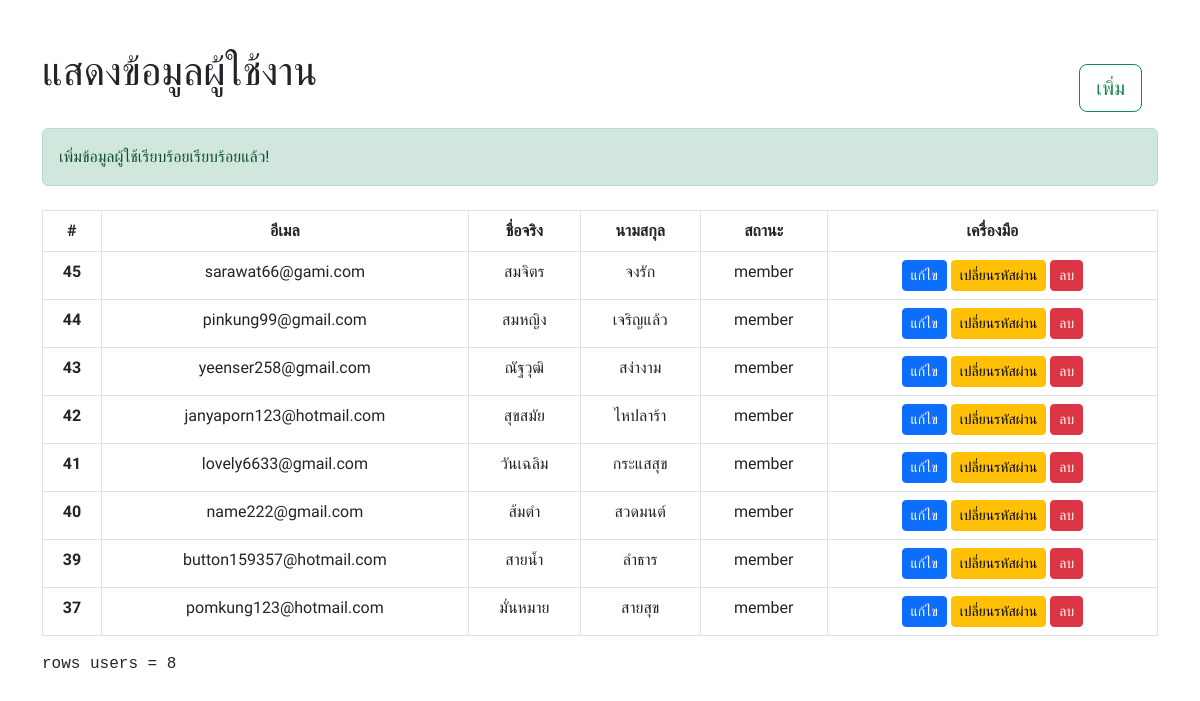
The page /index.php (signed in) on the database its author committed.
### tables this page shows
CREATE TABLE `users` (
  `id` int(11) NOT NULL COMMENT 'ไอเีผู้ใช้',
  `email` varchar(255) NOT NULL COMMENT 'อีเมล',
  `password` varchar(255) NOT NULL COMMENT 'รหัสผ่าน',
  `fname` varchar(255) NOT NULL COMMENT 'ชื่อจริง',
  `lname` varchar(255) NOT NULL COMMENT 'นามสกุล',
  `role` varchar(255) NOT NULL COMMENT 'สถานะ'
);

### index.php (the view, shortened to what this page needs)
<?php
require_once 'laout.php';
require_once 'conn.php';
$sql = 'SELECT * FROM users';
$stmt = $conn->prepare($sql);
$stmt->execute();
$row = $stmt->fetchAll(PDO::FETCH_ASSOC);
$count = $stmt->rowCount();
$row2 = array_reverse($row);
?>
<div class="container my-5">
    <div class="d-flex justify-content-between">
        <h1>แสดงข้อมูลผู้ใช้งาน</h1>
        <a href="form_add_user.php"><button type="button" class="btn btn-outline-success btn-lg my-3 mx-3">เพิ่ม</button></a>
    </div>
    <?php if (isset($_SESSION['success'])) { ?>
        <div class="alert alert-success" role="alert">
            <?php
            echo $_SESSION['success'];
            ?>
        </div>
    <?php } ?>
    <table class="table text-center table-hover table-bordered mt-4 ">
        <thead>
            <tr>
                <th scope="col">#</th>
                <th scope="col">อีเมล</th>
                <th scope="col">ชื่อจริง</th>
                <th scope="col">นามสกุล</th>
                <th scope="col">สถานะ</th>
                <th scope="col">เครื่องมือ</th>
            </tr>
        </thead>
        <tbody>
            <?php foreach ($row2  as $user) {  ?>
                <tr>
                    <th scope="row"><?= $user['id']; ?></th>
                    <td><?= $user['email']; ?></td>
                    <td><?= $user['fname']; ?></td>
                    <td><?= $user['lname']; ?></td>
                    <td><?= $user['role']; ?></td>
                    <td><a href="form_edit_user.php?id_user=<?= $user['id'];  ?>"><button class="btn btn-primary btn-sm">แก้ไข</button></a>
                        <a href="form_chang_password.php?id_user=<?= $user['id'];  ?>"><button class="btn btn-warning  btn-sm">เปลี่ยนรหัสผ่าน</button></a>
                        <a href="services/delete_user.php?id_user=<?= $user['id']; ?>"><button class="btn btn-danger  btn-sm">ลบ</button></a>
                    </td>
                </tr>
            <?php } ?>
        </tbody>
    </table>
    <p class="font-monospace">rows users = <?= $count ?></p>
</div>

### style.css (style rules this page uses)
* { font-family: 'Pridi', serif; }

### rows shown on the page
users: id "45", email "sarawat66@gami.com", fname "สมจิตร", lname "จงรัก", role "member"
users: id "44", email "pinkung99@gmail.com", fname "สมหญิง", lname "เจริญแล้ว", role "member"
users: id "43", email "yeenser258@gmail.com", fname "ณัฐวุฒิ", lname "สง่างาม", role "member"
users: id "42", email "janyaporn123@hotmail.com", fname "สุขสมัย", lname "ไหปลาร้า", role "member"
users: id "41", email "lovely6633@gmail.com", fname "วันเฉลิม", lname "กระแสสุข", role "member"
users: id "40", email "name222@gmail.com", fname "ส้มตำ", lname "สวดมนต์", role "member"
users: id "39", email "button159357@hotmail.com", fname "สายน้ำ", lname "ลำธาร", role "member"
users: id "37", email "pomkung123@hotmail.com", fname "มั่นหมาย", lname "สายสุข", role "member"

### other values the page prints
$_SESSION['success'] "เพิ่มข้อมูลผู้ใช้เรียบร้อยเรียบร้อยแล้ว!"
$count "8"
